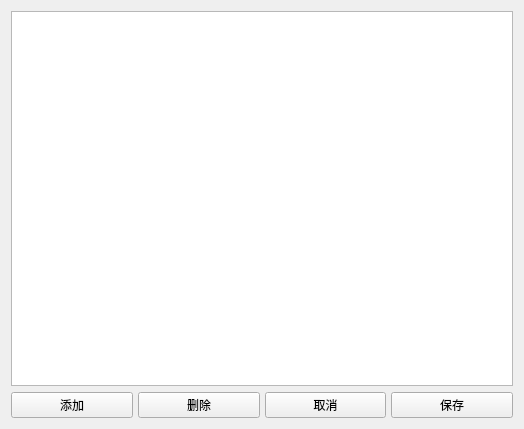
<?xml version="1.0" encoding="UTF-8"?>
<ui version="4.0">
 <class>ManageTeacherWidget</class>
 <widget class="QWidget" name="ManageTeacherWidget">
  <property name="geometry">
   <rect>
    <x>0</x>
    <y>0</y>
    <width>524</width>
    <height>429</height>
   </rect>
  </property>
  <property name="windowTitle">
   <string>Form</string>
  </property>
  <layout class="QGridLayout" name="gridLayout">
   <property name="horizontalSpacing">
    <number>5</number>
   </property>
   <item row="1" column="0">
    <widget class="QPushButton" name="insertButton">
     <property name="text">
      <string>添加</string>
     </property>
     <property name="class" stdset="0">
      <string>button</string>
     </property>
    </widget>
   </item>
   <item row="1" column="1">
    <widget class="QPushButton" name="removeButton">
     <property name="text">
      <string>删除</string>
     </property>
     <property name="class" stdset="0">
      <string>button</string>
     </property>
    </widget>
   </item>
   <item row="1" column="2">
    <widget class="QPushButton" name="cancelButton">
     <property name="text">
      <string>取消</string>
     </property>
     <property name="class" stdset="0">
      <string>button</string>
     </property>
    </widget>
   </item>
   <item row="1" column="3">
    <widget class="QPushButton" name="saveButton">
     <property name="text">
      <string>保存</string>
     </property>
     <property name="class" stdset="0">
      <string>button</string>
     </property>
    </widget>
   </item>
   <item row="0" column="0" colspan="4">
    <widget class="QTableView" name="tableView">
     <property name="minimumSize">
      <size>
       <width>150</width>
       <height>0</height>
      </size>
     </property>
     <property name="maximumSize">
      <size>
       <width>16777215</width>
       <height>16777215</height>
      </size>
     </property>
     <property name="showGrid">
      <bool>false</bool>
     </property>
    </widget>
   </item>
  </layout>
 </widget>
 <resources/>
 <connections/>
</ui>
